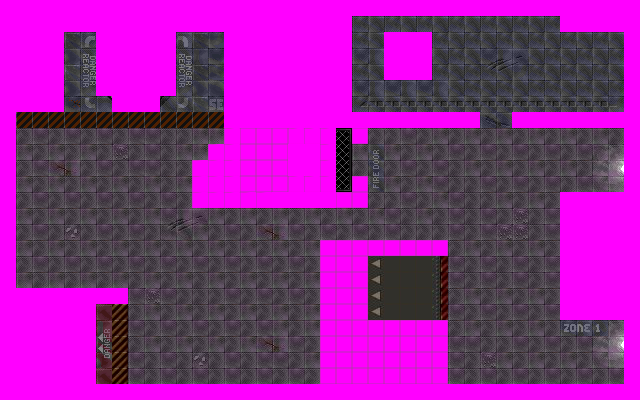

Below is a game level as drawn by its tile map, then a one-line description and the .tmx that defines it (tile-layer data replaced by summaries):
An orthogonal 40x25 tile map with 16x16 px tiles, 2 tile layers (background, walls), 7 tilesets and 47 objects (12x button, 7x alien, 7x angelghost, 4x ammo, 3x mine, ...).

<map version="1.2" tiledversion="1.2.1" orientation="orthogonal" renderorder="right-down" width="40" height="25" tilewidth="16" tileheight="16" infinite="0" nextlayerid="8" nextobjectid="124">
 <tileset firstgid="1" name="tileset01" tilewidth="16" tileheight="16" tilecount="500" columns="20">
  <image source="tilesets/tileset01.png" width="320" height="400" />
 </tileset>
 <tileset firstgid="501" name="tileset02" tilewidth="16" tileheight="16" tilecount="500" columns="20">
  <image source="tilesets/tileset02.png" width="320" height="400" />
 </tileset>
 <tileset firstgid="1001" name="ab_tiles_a" tilewidth="16" tileheight="16" tilecount="240" columns="16">
  <image source="tilesets/ab_tiles_a.png" width="256" height="240" />
 </tileset>
 <tileset firstgid="1241" name="ab_tiles_b" tilewidth="16" tileheight="16" tilecount="256" columns="16">
  <image source="tilesets/ab_tiles_b.png" width="256" height="256" />
 </tileset>
 <tileset firstgid="1497" name="ab_tiles_c" tilewidth="16" tileheight="16" tilecount="256" columns="16">
  <image source="tilesets/ab_tiles_c.png" width="256" height="256" />
 </tileset>
 <tileset firstgid="1753" name="ab_tiles_d" tilewidth="16" tileheight="16" tilecount="256" columns="16">
  <image source="tilesets/ab_tiles_d.png" width="256" height="256" />
 </tileset>
 <tileset firstgid="2009" name="PDGPTileset" tilewidth="16" tileheight="16" tilecount="1536" columns="32">
  <image source="tilesets/PDGPTileset.jpg" width="512" height="768" />
 </tileset>
 <layer id="4" name="background" width="40" height="25">
  <data>[1000 cells, 1000 non-empty, 234 distinct tile ids]</data>
 </layer>
 <layer id="5" name="walls" width="40" height="25">
  <data>[1000 cells, 423 non-empty, 12 distinct tile ids]</data>
 </layer>
 <objectgroup id="3" name="actors">
  <object id="67" name="player" type="ripley" x="587" y="358.667" />
  <object id="68" name="reactor" type="reactor" x="96" y="96" width="16" height="16" />
  <object id="70" name="door" type="horizontal" x="480.723" y="126.554" />
  <object id="71" name="LockedDoor" type="vertical" x="352" y="176" />
  <object id="72" name="alien" type="alien" x="94" y="203" />
  <object id="73" name="monster" type="monster" x="146" y="369.333" width="24" height="19" />
  <object id="74" name="alien" type="alien" x="484.333" y="59" />
  <object id="75" name="alien" type="alien" x="182" y="149.333" />
  <object id="77" name="item" type="energy" x="401.667" y="285.333" />
  <object id="78" name="box" type="box" x="518" y="354" />
  <object id="79" name="item" type="ammo" x="202" y="52.6667" />
  <object id="81" name="ventilator" type="broken" x="565" y="161" />
  <object id="83" name="generator" type="off" x="240" y="192" />
  <object id="84" name="locker" type="ammo" x="608" y="32" />
  <object id="85" name="locker" type="hammer" x="592" y="32" />
  <object id="86" name="item" type="ammo" x="608" y="368" />
  <object id="87" name="alien" type="alien" x="237.5" y="344.75" />
  <object id="88" name="alien" type="alien" x="481" y="364" />
  <object id="89" name="alien" type="alien" x="49.5" y="160.5" />
  <object id="90" name="generator" type="off" x="240" y="160" />
  <object id="91" name="mine" type="mine" x="115" y="245.5" width="24" height="19" />
  <object id="92" name="ammo" type="ammo" x="466" y="314.5" width="24" height="19" />
  <object id="93" name="mine" type="mine" x="494" y="166.5" width="24" height="19" />
  <object id="94" name="mine" type="mine" x="197" y="254.5" width="24" height="19" />
  <object id="95" name="button" type="button" x="400.508" y="154.892" />
  <object id="96" name="alien" type="alien" x="279" y="274" />
  <object id="97" name="angelghost" type="angelghost" x="253" y="303" />
  <object id="98" name="angelghost" type="angelghost" x="233" y="289" />
  <object id="99" name="angelghost" type="angelghost" x="218" y="302" />
  <object id="100" name="angelghost" type="angelghost" x="233" y="286" />
  <object id="101" name="angelghost" type="angelghost" x="103" y="209" />
  <object id="102" name="angelghost" type="angelghost" x="199" y="313" />
  <object id="103" name="angelghost" type="angelghost" x="124" y="201" />
  <object id="104" name="item" type="card" x="80" y="54" />
  <object id="105" name="hammer" type="hammer" x="520" y="241" rotation="-74.8236" />
  <object id="106" name="teleport" type="teleport" x="298.301" y="154.777" width="24" height="19" />
  <object id="111" name="button" type="button" x="485.718" y="168.002" />
  <object id="112" name="button" type="button" x="399.699" y="179.928" />
  <object id="113" name="button" type="button" x="467.647" y="168.363" />
  <object id="114" name="button" type="button" x="421.746" y="203.061" width="1.44571" height="3.25286" />
  <object id="115" name="button" type="button" x="407.289" y="193.302" />
  <object id="116" name="button" type="button" x="412.134" y="143.146" />
  <object id="117" name="button" type="button" x="449.277" y="168.424" />
  <object id="119" name="button" type="button" x="396.698" y="168.229" width="1.44571" />
  <object id="120" name="button" type="button" x="433.144" y="168.195" />
  <object id="121" name="button" type="button" x="415.302" y="168.35" />
  <object id="122" name="button" type="button" x="425.04" y="132.644" />
 </objectgroup>
</map>
